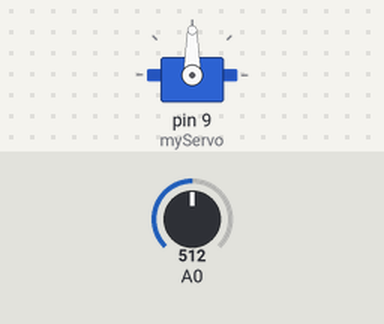
Simulated run of this sketch. Board: Arduino Uno, built with avr-gcc and run on an emulated ATmega328P. Shown: servo. Inputs (shaded band) come from the test bench; at power-on: A0 = 512.

Above: at 1.2 s.
1.3 s: A0 set to 716
At 2.5 s:
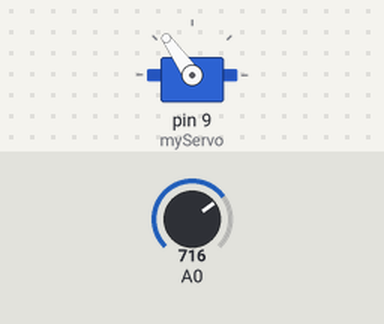
2.8 s: A0 set to 900
At 3.4 s:
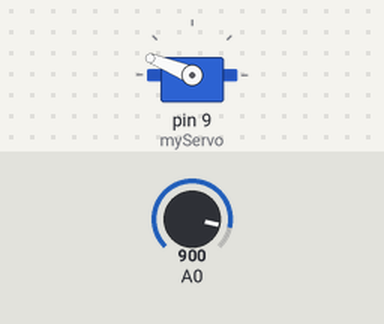
4.3 s: A0 set to 1023
At 4.8 s:
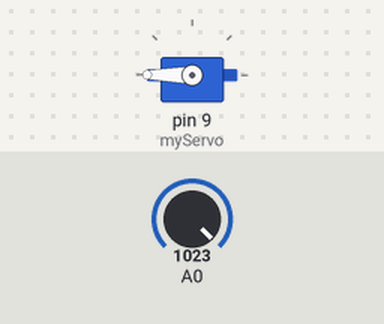
5.8 s: A0 set to 306
At 6.9 s:
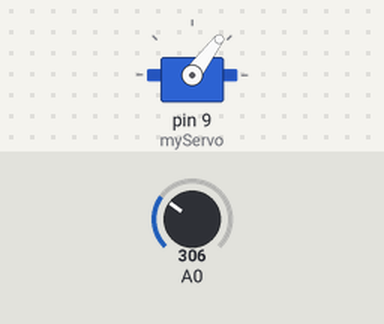
7.3 s: A0 set to 122
At 8.3 s:
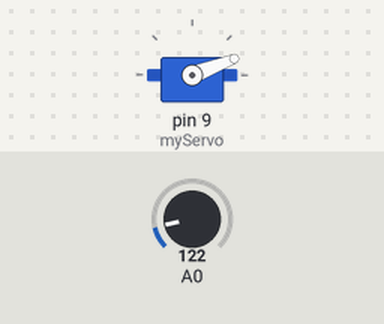
Timing chart, 0 to 9.8 s (numbered marks = the images above; inputs shaded):
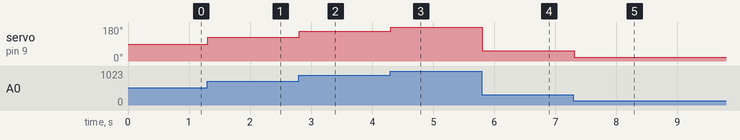

The sketch:

L13_ruchka.ino
```cpp
// Занятие 13. Сервопривод слушается ручку
#include <Servo.h>

Servo myServo;

void setup() {
  myServo.attach(9);                 // сигнальный провод сервы — пин 9
}

void loop() {
  int pot = analogRead(A0);              // 0..1023
  int angle = map(pot, 0, 1023, 0, 180); // 0..180 градусов
  myServo.write(angle);
  delay(15);                             // даём серве доехать
}
```

Measured:
- after the input at 1.3 s, servo on pin 9 (myServo): 90° → 125° at once
- after the input at 2.8 s, servo on pin 9 (myServo): 125° → 158° at once
- after the input at 4.3 s, servo on pin 9 (myServo): 158° → 180° at once
- after the input at 5.8 s, servo on pin 9 (myServo): 180° → 53° at once
- after the input at 7.3 s, servo on pin 9 (myServo): 53° → 21° at once
